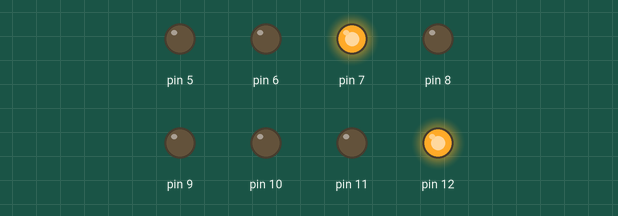
Simulated run of this sketch. Board: Arduino Uno, built with avr-gcc and run on an emulated ATmega328P. On the bench: output pins drawn as LEDs (lit = HIGH).

Above: at 3.0 s.
At 5.5 s:
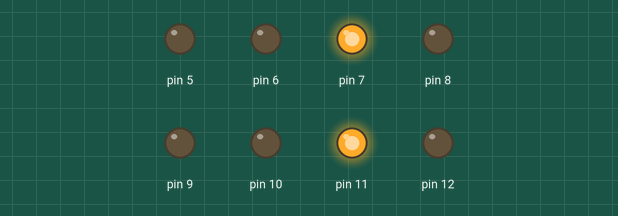
At 9.0 s:
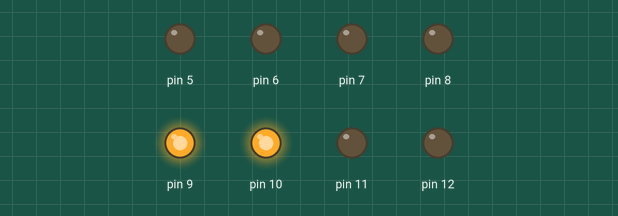
At 11.5 s:
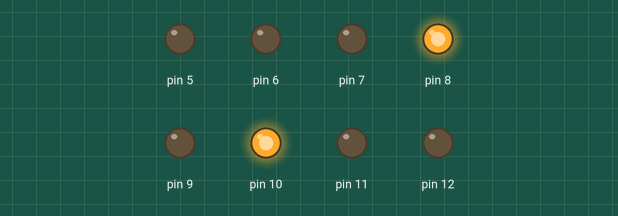
At 12.5 s:
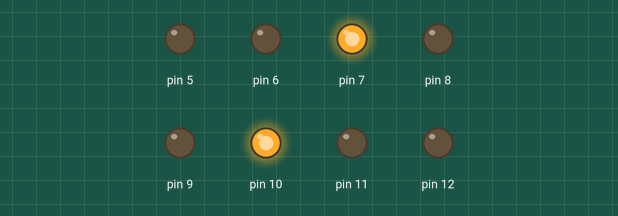
Timing chart, 0 to 16.6 s (numbered marks = the images above):
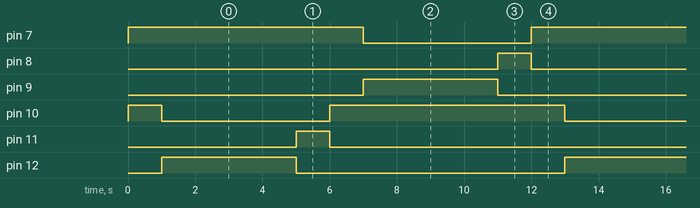

Measured:
- by itself, pin 7, pin 10: alternates HIGH for 7.0 s and LOW for 5.0 s
- by itself, pin 8, pin 11: alternates HIGH for 1.0 s and LOW for 11.0 s
- by itself, pin 9, pin 12: alternates HIGH for 4.0 s and LOW for 8.0 s

The sketch:

P2.1.ino
```cpp
void  setup ()
{
  pinMode (5, OUTPUT);
  pinMode (6, OUTPUT);
  pinMode (7, OUTPUT);
  pinMode (8, OUTPUT);
  pinMode (9, OUTPUT);
  pinMode (10, OUTPUT);
  pinMode (11, OUTPUT);
  pinMode (12, OUTPUT);

  digitalWrite (7, HIGH);
  digitalWrite (8, LOW);
  digitalWrite (9, LOW);
  digitalWrite (10, HIGH);
  digitalWrite (11, LOW);
  digitalWrite (12, LOW);
  delay(1000);
}


void  loop ()
{
  digitalWrite (7, HIGH);
  digitalWrite (8, LOW);
  digitalWrite (9, LOW);
  digitalWrite (10, LOW);
  digitalWrite (11, LOW);
  digitalWrite (12, HIGH);
  delay(4000);

  digitalWrite (7, HIGH);
  digitalWrite (8, LOW);
  digitalWrite (9, LOW);
  digitalWrite (10, LOW);
  digitalWrite (11, HIGH);
  digitalWrite (12, LOW);
  delay(1000);

  digitalWrite (7, HIGH);
  digitalWrite (8, LOW);
  digitalWrite (9, LOW);
  digitalWrite (10, HIGH);
  digitalWrite (11, LOW);
  digitalWrite (12, LOW);
  delay(1000);

  digitalWrite (7, LOW);
  digitalWrite (8, LOW);
  digitalWrite (9, HIGH);
  digitalWrite (10, HIGH);
  digitalWrite (11, LOW);
  digitalWrite (12, LOW);
  delay(4000);

  digitalWrite (7, LOW);
  digitalWrite (8, HIGH);
  digitalWrite (9, LOW);
  digitalWrite (10, HIGH);
  digitalWrite (11, LOW);
  digitalWrite (12, LOW);
  delay(1000);

  digitalWrite (7, HIGH);
  digitalWrite (8, LOW);
  digitalWrite (9, LOW);
  digitalWrite (10, HIGH);
  digitalWrite (11, LOW);
  digitalWrite (12, LOW);
  delay(1000);
}
```
